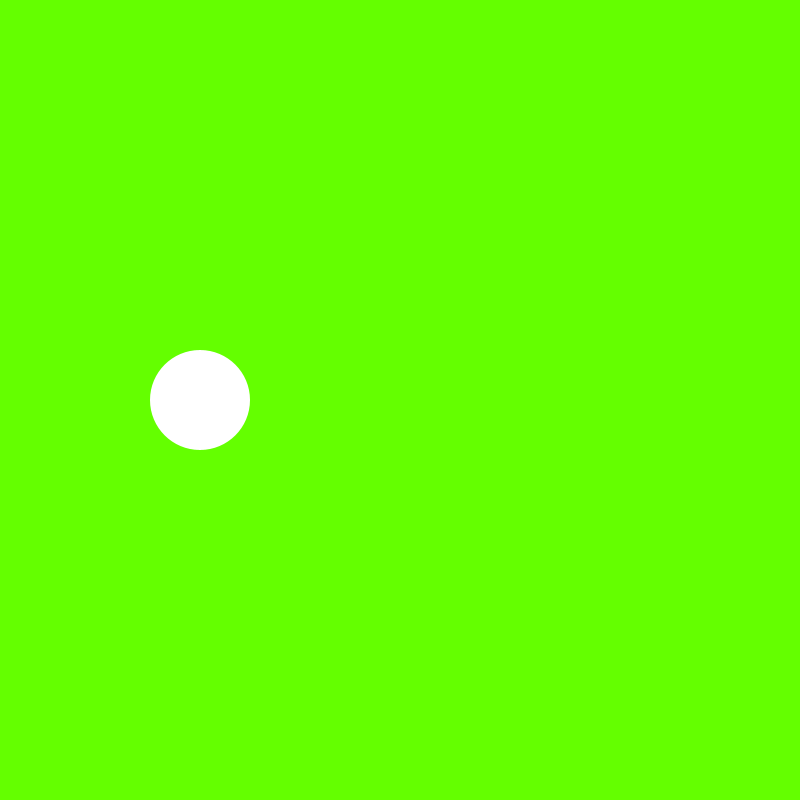
Frame 1 (no input)
Frame 60 (the mouse pressed at the canvas centre just before this capture): identical to frame 1, image omitted
Frame 120 (the mouse held since frame 60 and released just before this capture): identical to frame 1, image omitted

The Processing sketch that drew this single still picture (run headless with seeded random() and noise(); from frame 60 on, the mouse is pressed at the canvas centre):

// Processing sketch: Homework
// ── Homework.pde
//ArrayList<Buttons> cirlces = new ArrayList<Buttons>();
float xC, yC, xR, yR, xR1,yR1;
int sC, sR;
Buttons rButton;
Buttons cButton;
ParticleSystem ps;
boolean circleClicked, rectClicked;
float d = dist(mouseX, mouseY, xC, yC);
color bgColor = color(220, 0, 220);

void setup(){
  size(800, 800);
  xC = width/4;
  yC = height/2;
  sC = 100;
  xR = width*3/4;
  yR = height /2;
  sR = 100;
  xR1 = width/2;
  yR1 = height /4;
  circleClicked = false;
  rectClicked = false;
  ps = new ParticleSystem(new PVector(width/2, height/2), random(RGB));
}

void draw(){
  background(100, 255,0);
  cButton = new Buttons(xC, yC, sC, 0,0,0 );
  cButton.display();
  
  if(circleClicked){
    rButton = new Buttons(0,0,0, xR, yR, sR);
    rButton.display();
  }
  
  if(rectClicked){
    background(255,0,255);
    ps.addParticle();
    ps.run();
    
    rButton = new Buttons(0, 0, 0, xR1, yR1, sR);
    rButton.display();
  }
  
  OverRect();
}

void mouseClicked(){
  if(d < sC/2){
    circleClicked = true;
  }
  
  if(mouseX > xR - sR/2 && mouseX < xR + sR/2 &&
     mouseY > yR - sR/2 && mouseY < yR + sR/2){
       rectClicked = true;
     }
}

void OverRect(){
  //if(mouseX > rectX && 
  //   mouseX < rectX + rectWidth && 
  //   mouseY > rectY && 
  //   mouseY < rectY+ rectHeight){
  //     bgColor = color(0, 200, 100);
  //   }else{
  //     bgColor = color(220, 20, 100);
  //   }
}

// ── Buttons.pde
class Buttons{
  float xCircle;
  float yCircle;
  int sizeCircle;
  float xRect;
  float yRect;
  int sizeRect;
  boolean circleClicked, rectClicked;
  
  
  Buttons(float xc, float yc, int sc, float xr, float yr, int sr){
    xCircle = xc;
    yCircle = yc;
    sizeCircle = sc;
    xRect = xr;
    yRect = yr;
    sizeRect = sr;
    
  }

  void display(){
    noStroke();
    ellipse(xCircle, yCircle, sizeCircle, sizeCircle);
    rectMode(CENTER);
    rect(xRect, yRect, sizeRect, sizeRect);
  }
  
  
}

// ── Fire.pde
class ParticleSystem {
  ArrayList<Particle> particles;
  PVector origin;
  float colors;

  ParticleSystem(PVector position, float colors) {
    origin = position.copy();
    particles = new ArrayList<Particle>();
    this.colors = colors;
  }

  void addParticle() {
    particles.add(new Particle(origin));
  }

  void run() {
    for (int i = particles.size()-1; i >= 0; i--) {
      Particle p = particles.get(i);
      p.run();
      if (p.isDead()) {
        particles.remove(i);
      }
    }
  }
}


// A simple Particle class

class Particle {
  PVector position;
  PVector velocity;
  PVector acceleration;
  float lifespan;
  float colorChange;

  Particle(PVector l) {
    acceleration = new PVector(0, 0.05);
    velocity = new PVector(random(-5, 5), random(-3, 3));
    position = l.copy();
    lifespan = 255;
    colorChange = 255;
  }

  void run() {
    update();
    display();
  }

  // Method to update position
  void update() {
    velocity.add(acceleration);
    position.add(velocity);
    lifespan -= 1.0;
    colorChange = colorChange - 50;
  }

  // Method to display
  void display() {
    stroke(255, lifespan);
    fill(255, map(lifespan, 50, 20, 70, 230), 30, map(lifespan, 50, 0, 230, 0));
    ellipse(position.x, position.y, 15, 15);
  }

  // Is the particle still useful?
  boolean isDead() {
    if (lifespan < 0.0) {
      return true;
    } else {
      return false;
    }
  }
}
